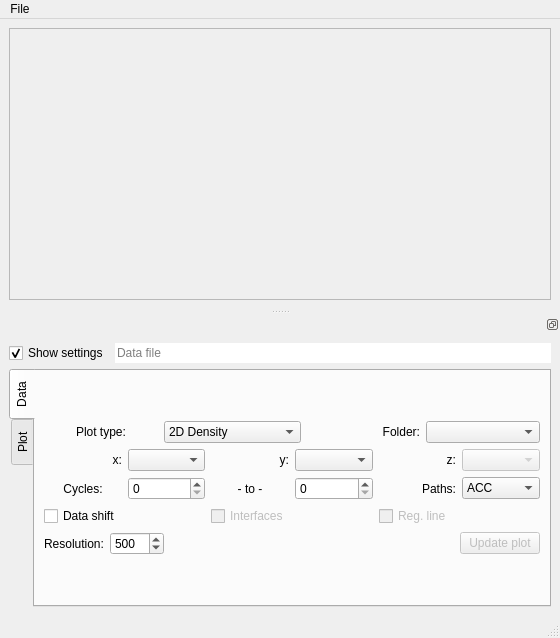
<?xml version="1.0" encoding="UTF-8"?>
<ui version="4.0">
 <class>MainWindow</class>
 <widget class="QMainWindow" name="MainWindow">
  <property name="geometry">
   <rect>
    <x>0</x>
    <y>0</y>
    <width>560</width>
    <height>638</height>
   </rect>
  </property>
  <property name="windowTitle">
   <string>Path visualization</string>
  </property>
  <property name="windowIcon">
   <iconset>
    <normaloff>:/icon/qrc/icon.png</normaloff>:/icon/qrc/icon.png</iconset>
  </property>
  <widget class="QWidget" name="centralwidget">
   <layout class="QVBoxLayout" name="verticalLayout">
    <item>
     <widget class="QFrame" name="mainFrame">
      <property name="sizePolicy">
       <sizepolicy hsizetype="Expanding" vsizetype="Expanding">
        <horstretch>0</horstretch>
        <verstretch>0</verstretch>
       </sizepolicy>
      </property>
      <property name="frameShape">
       <enum>QFrame::StyledPanel</enum>
      </property>
      <property name="frameShadow">
       <enum>QFrame::Raised</enum>
      </property>
     </widget>
    </item>
   </layout>
  </widget>
  <widget class="QStatusBar" name="statusbar"/>
  <widget class="QDockWidget" name="dockWidget">
   <property name="windowIcon">
    <iconset>
     <normaloff>:/icon/qrc/icon.png</normaloff>:/icon/qrc/icon.png</iconset>
   </property>
   <property name="features">
    <set>QDockWidget::DockWidgetFloatable|QDockWidget::DockWidgetMovable</set>
   </property>
   <attribute name="dockWidgetArea">
    <number>8</number>
   </attribute>
   <widget class="QWidget" name="dockWidgetContents">
    <layout class="QGridLayout" name="gridLayout_2">
     <item row="0" column="1">
      <layout class="QHBoxLayout" name="horizontalLayout_6">
       <item>
        <widget class="QCheckBox" name="showWidgetChk">
         <property name="text">
          <string>Show settings</string>
         </property>
         <property name="checked">
          <bool>true</bool>
         </property>
        </widget>
       </item>
       <item>
        <widget class="QLineEdit" name="filenameLine">
         <property name="frame">
          <bool>false</bool>
         </property>
         <property name="readOnly">
          <bool>true</bool>
         </property>
         <property name="placeholderText">
          <string>Data file</string>
         </property>
         <property name="clearButtonEnabled">
          <bool>false</bool>
         </property>
        </widget>
       </item>
      </layout>
     </item>
     <item row="2" column="1">
      <widget class="QTabWidget" name="dockTabs">
       <property name="enabled">
        <bool>true</bool>
       </property>
       <property name="toolTip">
        <string/>
       </property>
       <property name="tabPosition">
        <enum>QTabWidget::West</enum>
       </property>
       <property name="tabShape">
        <enum>QTabWidget::Rounded</enum>
       </property>
       <property name="currentIndex">
        <number>0</number>
       </property>
       <property name="iconSize">
        <size>
         <width>10</width>
         <height>10</height>
        </size>
       </property>
       <property name="elideMode">
        <enum>Qt::ElideNone</enum>
       </property>
       <property name="tabsClosable">
        <bool>false</bool>
       </property>
       <property name="movable">
        <bool>false</bool>
       </property>
       <property name="tabBarAutoHide">
        <bool>false</bool>
       </property>
       <widget class="QWidget" name="datasettingTab">
        <attribute name="title">
         <string>Data</string>
        </attribute>
        <layout class="QGridLayout" name="gridLayout_5">
         <item row="0" column="0">
          <layout class="QVBoxLayout" name="verticalLayout_3">
           <item>
            <layout class="QHBoxLayout" name="horizontalLayout_5">
             <item>
              <widget class="QLabel" name="label_10">
               <property name="text">
                <string>Plot type:</string>
               </property>
               <property name="alignment">
                <set>Qt::AlignCenter</set>
               </property>
              </widget>
             </item>
             <item>
              <widget class="QComboBox" name="plotTypeComBox">
               <property name="toolTip">
                <string>&lt;html&gt;&lt;head/&gt;&lt;body&gt;&lt;p&gt;Choose the plot type for illustration of the order parameter (OP) data values x,y (and z, depending).&lt;/p&gt;&lt;p&gt;&lt;span style=&quot; text-decoration: underline;&quot;&gt;2D Density&lt;/span&gt;&lt;br/&gt;A 2-dimensional histogram, where data set is mapped to a X*X grid (X = grid resolution), and density of each gridpoint is mapped to a color gradient.&lt;/p&gt;&lt;p&gt;&lt;span style=&quot; text-decoration: underline;&quot;&gt;2D Density (weighted)&lt;/span&gt;&lt;br/&gt;Same as above, but accepted paths (if chosen) will be re-weighted statistically (re-counted) before plotting.&lt;/p&gt;&lt;p&gt;&lt;span style=&quot; text-decoration: underline;&quot;&gt;3D Surface&lt;/span&gt;&lt;br/&gt;An interpolated surface of x-, y-, and z-data mapped to a X*X grid and colored by a gradient of the interpolated z-values of the grid.&lt;/p&gt;&lt;p&gt;&lt;span style=&quot; text-decoration: underline;&quot;&gt;2D Contour&lt;/span&gt;&lt;br/&gt;An interpolated contour plot of x-, y- and z-data mapped to a X*X grid and colored by a gradient of the interpolated z-values of the grid&lt;/p&gt;&lt;p&gt;&lt;span style=&quot; text-decoration: underline;&quot;&gt;2D Contour (filled)&lt;/span&gt;&lt;br/&gt;Same as above, but contour lines are now filled in, giving a rough 2-dimensional surface of the z-values.&lt;/p&gt;&lt;p&gt;&lt;span style=&quot; text-decoration: underline;&quot;&gt;3D Contour&lt;/span&gt;&lt;br/&gt;Same exact plot as the 2-dimensional, but projected in 3 dimensions.&lt;/p&gt;&lt;p&gt;&lt;span style=&quot; text-decoration: underline;&quot;&gt;3D Contour (filled)&lt;/span&gt;&lt;br/&gt;Same exact plot as the 2-dimensional, but projected in 3 dimensions.&lt;/p&gt;&lt;p&gt;&lt;span style=&quot; text-decoration: underline;&quot;&gt;2D Scatter&lt;/span&gt;&lt;br/&gt;A 2-dimensional scatter plot of x-, y- and z-data. The z-data is mapped to a color gradient. &lt;br/&gt;&lt;span style=&quot; font-weight:600; font-style:italic;&quot;&gt;NB!&lt;/span&gt; This plot shows &lt;span style=&quot; text-decoration: underline;&quot;&gt;all&lt;/span&gt; data points, and will therefore be much more resource-demanding than the other plots.&lt;/p&gt;&lt;p&gt;&lt;span style=&quot; text-decoration: underline;&quot;&gt;3D Scatter&lt;/span&gt;&lt;br/&gt;Same exact plot as the 2-dimensional, but projected in 3 dimensions.&lt;/p&gt;&lt;/body&gt;&lt;/html&gt;</string>
               </property>
               <item>
                <property name="text">
                 <string>2D Density</string>
                </property>
               </item>
               <item>
                <property name="text">
                 <string>2D Density (weight)</string>
                </property>
               </item>
               <item>
                <property name="text">
                 <string>3D Surface</string>
                </property>
               </item>
               <item>
                <property name="text">
                 <string>2D Contour</string>
                </property>
               </item>
               <item>
                <property name="text">
                 <string>2D Contour (filled)</string>
                </property>
               </item>
               <item>
                <property name="text">
                 <string>3D Contour</string>
                </property>
               </item>
               <item>
                <property name="text">
                 <string>3D Contour (filled)</string>
                </property>
               </item>
               <item>
                <property name="text">
                 <string>2D Scatter</string>
                </property>
               </item>
               <item>
                <property name="text">
                 <string>3D Scatter</string>
                </property>
               </item>
              </widget>
             </item>
             <item>
              <widget class="QLabel" name="label_3">
               <property name="text">
                <string>Folder:</string>
               </property>
               <property name="alignment">
                <set>Qt::AlignRight|Qt::AlignTrailing|Qt::AlignVCenter</set>
               </property>
              </widget>
             </item>
             <item>
              <widget class="QComboBox" name="folderComBox">
               <property name="toolTip">
                <string>&lt;html&gt;&lt;head/&gt;&lt;body&gt;&lt;p&gt;Choose the folder/ensemble that should be displayed in the plot. Folders are commonly named '00*', going from *=0 and up. In a RETIS simulation, folder '000' corresponds to the [0&lt;span style=&quot; vertical-align:super;&quot;&gt;-&lt;/span&gt;]-ensemble, folder '001' to [0&lt;span style=&quot; vertical-align:super;&quot;&gt;+&lt;/span&gt;], and so on..&lt;/p&gt;&lt;/body&gt;&lt;/html&gt;</string>
               </property>
               <property name="whatsThis">
                <string>&lt;html&gt;&lt;head/&gt;&lt;body&gt;&lt;p&gt;&lt;br/&gt;&lt;/p&gt;&lt;/body&gt;&lt;/html&gt;</string>
               </property>
              </widget>
             </item>
            </layout>
           </item>
           <item>
            <layout class="QHBoxLayout" name="horizontalLayout">
             <item>
              <widget class="QLabel" name="label_11">
               <property name="text">
                <string>x:</string>
               </property>
               <property name="alignment">
                <set>Qt::AlignRight|Qt::AlignTrailing|Qt::AlignVCenter</set>
               </property>
              </widget>
             </item>
             <item>
              <widget class="QComboBox" name="firstOpComBox">
               <property name="toolTip">
                <string>&lt;html&gt;&lt;head/&gt;&lt;body&gt;&lt;p&gt;Choice of first data value to use in plotting of the x-axis&lt;/p&gt;&lt;/body&gt;&lt;/html&gt;</string>
               </property>
              </widget>
             </item>
             <item>
              <widget class="QLabel" name="label_5">
               <property name="text">
                <string>y:</string>
               </property>
               <property name="alignment">
                <set>Qt::AlignRight|Qt::AlignTrailing|Qt::AlignVCenter</set>
               </property>
              </widget>
             </item>
             <item>
              <widget class="QComboBox" name="secondOpComBox">
               <property name="toolTip">
                <string>&lt;html&gt;&lt;head/&gt;&lt;body&gt;&lt;p&gt;Choice of second data value to use in plotting of the y-axis&lt;br/&gt;(Be careful when choosing data values below the separator in list, may not work for&lt;/p&gt;&lt;p&gt;all the different plots - Density in particular)&lt;/p&gt;&lt;/body&gt;&lt;/html&gt;</string>
               </property>
              </widget>
             </item>
             <item>
              <widget class="QLabel" name="label">
               <property name="text">
                <string>z:</string>
               </property>
               <property name="alignment">
                <set>Qt::AlignRight|Qt::AlignTrailing|Qt::AlignVCenter</set>
               </property>
              </widget>
             </item>
             <item>
              <widget class="QComboBox" name="energyComBox">
               <property name="enabled">
                <bool>false</bool>
               </property>
               <property name="toolTip">
                <string>&lt;html&gt;&lt;head/&gt;&lt;body&gt;&lt;p&gt;Choice of third data value to use in plotting or the z-axis or map to color gradient in 2D cases (not density plots)&lt;/p&gt;&lt;/body&gt;&lt;/html&gt;</string>
               </property>
              </widget>
             </item>
            </layout>
           </item>
           <item>
            <layout class="QHBoxLayout" name="horizontalLayout_2">
             <item>
              <widget class="QLabel" name="label_2">
               <property name="text">
                <string>Cycles:</string>
               </property>
               <property name="alignment">
                <set>Qt::AlignCenter</set>
               </property>
              </widget>
             </item>
             <item>
              <widget class="QSpinBox" name="minCyclSpin">
               <property name="toolTip">
                <string>&lt;html&gt;&lt;head/&gt;&lt;body&gt;&lt;p&gt;The lower bound of cycle number span used in plotting. Data from cycles equal to or higher than this number will be used.&lt;/p&gt;&lt;/body&gt;&lt;/html&gt;</string>
               </property>
              </widget>
             </item>
             <item>
              <widget class="QLabel" name="label_13">
               <property name="text">
                <string>- to -</string>
               </property>
               <property name="alignment">
                <set>Qt::AlignCenter</set>
               </property>
              </widget>
             </item>
             <item>
              <widget class="QSpinBox" name="maxCyclSpin">
               <property name="toolTip">
                <string>&lt;html&gt;&lt;head/&gt;&lt;body&gt;&lt;p&gt;The upper bound of cycle number span used in plotting. Data from cycles between lower bound and up to and including this number will be used.&lt;/p&gt;&lt;/body&gt;&lt;/html&gt;</string>
               </property>
              </widget>
             </item>
             <item>
              <widget class="QLabel" name="label_6">
               <property name="text">
                <string>Paths:</string>
               </property>
               <property name="alignment">
                <set>Qt::AlignRight|Qt::AlignTrailing|Qt::AlignVCenter</set>
               </property>
              </widget>
             </item>
             <item>
              <widget class="QComboBox" name="accComBox">
               <property name="toolTip">
                <string>&lt;html&gt;&lt;head/&gt;&lt;body&gt;&lt;p&gt;Choose types of path shown in plotting. &lt;br/&gt;ACC - Returns only &amp;quot;accepted&amp;quot; paths by the RETIS/TIS algorithm to plotting.&lt;/p&gt;&lt;p&gt;REJ - Returns only &amp;quot;rejected&amp;quot; paths by the algorithm. Being too long, not connecting/crossing relevant interfaces, etc.&lt;/p&gt;&lt;p&gt;BOTH - Returns both cases, all paths, to plotting.&lt;/p&gt;&lt;/body&gt;&lt;/html&gt;</string>
               </property>
               <item>
                <property name="text">
                 <string>ACC</string>
                </property>
               </item>
               <item>
                <property name="text">
                 <string>REJ</string>
                </property>
               </item>
               <item>
                <property name="text">
                 <string>BOTH</string>
                </property>
               </item>
              </widget>
             </item>
            </layout>
           </item>
           <item>
            <layout class="QHBoxLayout" name="horizontalLayout_3">
             <item>
              <widget class="QCheckBox" name="dataShiftChkBtn">
               <property name="toolTip">
                <string>&lt;html&gt;&lt;head/&gt;&lt;body&gt;&lt;p&gt;If checked will allow the program to shift the data periodically in order to reduce spread / increase linear correlation along either x- or y-axis, or both.&lt;br/&gt;Mostly useful in cases where one order parameter (OP) is an angle, and values loop from min to max, i.e. 180=-180 (or in radians, etc.)&lt;/p&gt;&lt;p&gt;Since the very first OP is used to define the reaction, this parameter - if chosen for plotting - will &lt;span style=&quot; font-weight:600;&quot;&gt;never&lt;/span&gt; be shifted, as this can cause major visual inconsistencies.&lt;/p&gt;&lt;/body&gt;&lt;/html&gt;</string>
               </property>
               <property name="text">
                <string>Data shift</string>
               </property>
              </widget>
             </item>
             <item>
              <widget class="QCheckBox" name="intShowChkBtn">
               <property name="enabled">
                <bool>false</bool>
               </property>
               <property name="toolTip">
                <string>&lt;html&gt;&lt;head/&gt;&lt;body&gt;&lt;p&gt;If checked will plot a set of interface lines (if 2D case) or planes (if 3D case) &lt;span style=&quot; font-weight:600;&quot;&gt;only&lt;/span&gt; when x-axis uses the order parameter defining the reaction (the very first OP).&lt;/p&gt;&lt;/body&gt;&lt;/html&gt;</string>
               </property>
               <property name="text">
                <string>Interfaces</string>
               </property>
               <property name="tristate">
                <bool>false</bool>
               </property>
              </widget>
             </item>
             <item>
              <widget class="QCheckBox" name="regLineChkBtn">
               <property name="enabled">
                <bool>false</bool>
               </property>
               <property name="toolTip">
                <string>&lt;html&gt;&lt;head/&gt;&lt;body&gt;&lt;p&gt;If checked, will plot a linear regression line in the plot (only 2D cases), showing general correlation of data between the two chosen order parameters.&lt;br/&gt;Plots a legend in the plot, with the linear function derived from the regression and the &amp;quot;R squared&amp;quot;-value of correlation.&lt;/p&gt;&lt;/body&gt;&lt;/html&gt;</string>
               </property>
               <property name="text">
                <string>Reg. line</string>
               </property>
              </widget>
             </item>
            </layout>
           </item>
           <item>
            <layout class="QHBoxLayout" name="horizontalLayout_4">
             <item>
              <widget class="QLabel" name="label_4">
               <property name="text">
                <string>Resolution:</string>
               </property>
               <property name="alignment">
                <set>Qt::AlignCenter</set>
               </property>
              </widget>
             </item>
             <item>
              <widget class="QSpinBox" name="resSpinBox">
               <property name="toolTip">
                <string>&lt;html&gt;&lt;head/&gt;&lt;body&gt;&lt;p&gt;Used as:&lt;/p&gt;&lt;p&gt;1. The resolution used by density plots to map all data values to a grid of size N*N, and the density of each gridpoint calculated and mapped.&lt;br/&gt;2. The resolution of a similar grid as in 1., but instead of calculating (counting) number of points at each gridpoint, attempt to interpolate the z-value at each gridpoint from all values located at the gridpoint in order to create a surface for plotting in Surface/Contour plots.&lt;br/&gt;3. As a value to be used for scatter plot dot size: scat_size = N/100&lt;/p&gt;&lt;/body&gt;&lt;/html&gt;</string>
               </property>
               <property name="wrapping">
                <bool>false</bool>
               </property>
               <property name="minimum">
                <number>10</number>
               </property>
               <property name="maximum">
                <number>4000</number>
               </property>
               <property name="singleStep">
                <number>10</number>
               </property>
               <property name="value">
                <number>500</number>
               </property>
              </widget>
             </item>
             <item>
              <spacer name="horizontalSpacer_3">
               <property name="orientation">
                <enum>Qt::Horizontal</enum>
               </property>
               <property name="sizeHint" stdset="0">
                <size>
                 <width>40</width>
                 <height>20</height>
                </size>
               </property>
              </spacer>
             </item>
             <item>
              <widget class="QPushButton" name="updateBtn">
               <property name="enabled">
                <bool>false</bool>
               </property>
               <property name="toolTip">
                <string>&lt;html&gt;&lt;head/&gt;&lt;body&gt;&lt;p&gt;When the desired settings are set, press button to update plot.&lt;/p&gt;&lt;/body&gt;&lt;/html&gt;</string>
               </property>
               <property name="text">
                <string>Update plot</string>
               </property>
              </widget>
             </item>
            </layout>
           </item>
          </layout>
         </item>
        </layout>
       </widget>
       <widget class="QWidget" name="plotsettingsTab">
        <property name="enabled">
         <bool>true</bool>
        </property>
        <attribute name="title">
         <string>Plot</string>
        </attribute>
        <layout class="QGridLayout" name="gridLayout">
         <item row="1" column="0" rowspan="2" colspan="2">
          <layout class="QGridLayout" name="gridLayout_3">
           <item row="1" column="4">
            <widget class="QCheckBox" name="cbarChkBtn">
             <property name="toolTip">
              <string>&lt;html&gt;&lt;head/&gt;&lt;body&gt;&lt;p&gt;Show/hide the colorbar in the plot&lt;/p&gt;&lt;/body&gt;&lt;/html&gt;</string>
             </property>
             <property name="text">
              <string>Show colorbar</string>
             </property>
             <property name="checked">
              <bool>true</bool>
             </property>
            </widget>
           </item>
           <item row="2" column="3">
            <widget class="QLineEdit" name="xmaxLine">
             <property name="text">
              <string>0</string>
             </property>
            </widget>
           </item>
           <item row="3" column="0">
            <widget class="QLabel" name="label_16">
             <property name="text">
              <string>ymin</string>
             </property>
            </widget>
           </item>
           <item row="2" column="1">
            <widget class="QLineEdit" name="xminLine">
             <property name="text">
              <string>0</string>
             </property>
            </widget>
           </item>
           <item row="2" column="4">
            <layout class="QHBoxLayout" name="horizontalLayout_7">
             <item>
              <spacer name="horizontalSpacer_2">
               <property name="orientation">
                <enum>Qt::Horizontal</enum>
               </property>
               <property name="sizeHint" stdset="0">
                <size>
                 <width>40</width>
                 <height>20</height>
                </size>
               </property>
              </spacer>
             </item>
             <item>
              <widget class="QPushButton" name="previewBtn">
               <property name="toolTip">
                <string>&lt;html&gt;&lt;head/&gt;&lt;body&gt;&lt;p&gt;Updates the figure in the plot.&lt;br/&gt;(just the visuals defined here, not changing any data loaded)&lt;/p&gt;&lt;/body&gt;&lt;/html&gt;</string>
               </property>
               <property name="text">
                <string>Update plot</string>
               </property>
              </widget>
             </item>
             <item>
              <spacer name="horizontalSpacer">
               <property name="orientation">
                <enum>Qt::Horizontal</enum>
               </property>
               <property name="sizeHint" stdset="0">
                <size>
                 <width>40</width>
                 <height>20</height>
                </size>
               </property>
              </spacer>
             </item>
            </layout>
           </item>
           <item row="3" column="1">
            <widget class="QLineEdit" name="yminLine">
             <property name="text">
              <string>0</string>
             </property>
            </widget>
           </item>
           <item row="3" column="2">
            <widget class="QLabel" name="label_17">
             <property name="text">
              <string>ymax</string>
             </property>
            </widget>
           </item>
           <item row="2" column="0">
            <widget class="QLabel" name="label_12">
             <property name="text">
              <string>xmin</string>
             </property>
            </widget>
           </item>
           <item row="2" column="2">
            <widget class="QLabel" name="label_15">
             <property name="text">
              <string>xmax</string>
             </property>
            </widget>
           </item>
           <item row="3" column="4">
            <layout class="QHBoxLayout" name="horizontalLayout_8">
             <item>
              <spacer name="horizontalSpacer_4">
               <property name="orientation">
                <enum>Qt::Horizontal</enum>
               </property>
               <property name="sizeHint" stdset="0">
                <size>
                 <width>40</width>
                 <height>20</height>
                </size>
               </property>
              </spacer>
             </item>
             <item>
              <widget class="QPushButton" name="saveFigBtn">
               <property name="toolTip">
                <string>&lt;html&gt;&lt;head/&gt;&lt;body&gt;&lt;p&gt;Save current figure as a *.png file&lt;/p&gt;&lt;/body&gt;&lt;/html&gt;</string>
               </property>
               <property name="text">
                <string>Save</string>
               </property>
              </widget>
             </item>
             <item>
              <spacer name="horizontalSpacer_5">
               <property name="orientation">
                <enum>Qt::Horizontal</enum>
               </property>
               <property name="sizeHint" stdset="0">
                <size>
                 <width>40</width>
                 <height>20</height>
                </size>
               </property>
              </spacer>
             </item>
            </layout>
           </item>
           <item row="3" column="3">
            <widget class="QLineEdit" name="ymaxLine">
             <property name="text">
              <string>0</string>
             </property>
            </widget>
           </item>
           <item row="0" column="4">
            <widget class="QComboBox" name="cmapComBox">
             <property name="toolTip">
              <string>&lt;html&gt;&lt;head/&gt;&lt;body&gt;&lt;p&gt;Some choices of colormaps to use when plotting.&lt;br/&gt;For more choices, enter the name of the matplotlib.cm&lt;br/&gt;colormap you would like, and press &amp;lt;ENTER&amp;gt; or Update plot.&lt;/p&gt;&lt;/body&gt;&lt;/html&gt;</string>
             </property>
             <property name="editable">
              <bool>true</bool>
             </property>
             <item>
              <property name="text">
               <string>viridis</string>
              </property>
             </item>
             <item>
              <property name="text">
               <string>jet</string>
              </property>
             </item>
             <item>
              <property name="text">
               <string>plasma</string>
              </property>
             </item>
             <item>
              <property name="text">
               <string>inferno</string>
              </property>
             </item>
             <item>
              <property name="text">
               <string>magma</string>
              </property>
             </item>
             <item>
              <property name="text">
               <string>YlOrBr</string>
              </property>
             </item>
             <item>
              <property name="text">
               <string>YlOrRd</string>
              </property>
             </item>
             <item>
              <property name="text">
               <string>YlGnBu</string>
              </property>
             </item>
             <item>
              <property name="text">
               <string>YlGn</string>
              </property>
             </item>
             <item>
              <property name="text">
               <string>cool</string>
              </property>
             </item>
             <item>
              <property name="text">
               <string>hot</string>
              </property>
             </item>
             <item>
              <property name="text">
               <string>copper</string>
              </property>
             </item>
             <item>
              <property name="text">
               <string>PiYG</string>
              </property>
             </item>
             <item>
              <property name="text">
               <string>Spectral</string>
              </property>
             </item>
             <item>
              <property name="text">
               <string>coolwarm</string>
              </property>
             </item>
             <item>
              <property name="text">
               <string>seismic</string>
              </property>
             </item>
             <item>
              <property name="text">
               <string>gist_rainbow</string>
              </property>
             </item>
             <item>
              <property name="text">
               <string>rainbow</string>
              </property>
             </item>
             <item>
              <property name="text">
               <string>brg</string>
              </property>
             </item>
             <item>
              <property name="text">
               <string>terrain</string>
              </property>
             </item>
             <item>
              <property name="text">
               <string>binary</string>
              </property>
             </item>
             <item>
              <property name="text">
               <string>BuGn</string>
              </property>
             </item>
             <item>
              <property name="text">
               <string>hot_r</string>
              </property>
             </item>
             <item>
              <property name="text">
               <string>bone_r</string>
              </property>
             </item>
             <item>
              <property name="text">
               <string>pink_r</string>
              </property>
             </item>
            </widget>
           </item>
           <item row="0" column="2" colspan="2">
            <widget class="QLabel" name="label_7">
             <property name="text">
              <string>Colormap:</string>
             </property>
             <property name="alignment">
              <set>Qt::AlignRight|Qt::AlignTrailing|Qt::AlignVCenter</set>
             </property>
            </widget>
           </item>
           <item row="1" column="0" colspan="4">
            <widget class="QLabel" name="label_14">
             <property name="toolTip">
              <string>&lt;html&gt;&lt;head/&gt;&lt;body&gt;&lt;p&gt;Zoom in the plot by defining min and max values of x and y coordinates&lt;/p&gt;&lt;/body&gt;&lt;/html&gt;</string>
             </property>
             <property name="text">
              <string>Axes range:</string>
             </property>
             <property name="alignment">
              <set>Qt::AlignBottom|Qt::AlignHCenter</set>
             </property>
            </widget>
           </item>
           <item row="4" column="0">
            <widget class="QLabel" name="label_19">
             <property name="text">
              <string>zmin</string>
             </property>
            </widget>
           </item>
           <item row="4" column="2">
            <widget class="QLabel" name="label_20">
             <property name="text">
              <string>zmax</string>
             </property>
            </widget>
           </item>
           <item row="4" column="1">
            <widget class="QLineEdit" name="zminLine">
             <property name="text">
              <string>0</string>
             </property>
            </widget>
           </item>
           <item row="4" column="3">
            <widget class="QLineEdit" name="zmaxLine">
             <property name="text">
              <string>0</string>
             </property>
            </widget>
           </item>
          </layout>
         </item>
         <item row="3" column="0" rowspan="2" colspan="2">
          <layout class="QGridLayout" name="gridLayout_4">
           <item row="1" column="0">
            <layout class="QHBoxLayout" name="horizontalLayout_14">
             <item>
              <widget class="QLabel" name="label_18">
               <property name="enabled">
                <bool>false</bool>
               </property>
               <property name="text">
                <string>Title:</string>
               </property>
              </widget>
             </item>
             <item>
              <widget class="QSpinBox" name="titleSizeSpin">
               <property name="enabled">
                <bool>false</bool>
               </property>
               <property name="toolTip">
                <string>&lt;html&gt;&lt;head/&gt;&lt;body&gt;&lt;p&gt;Font size of title text in plot&lt;/p&gt;&lt;/body&gt;&lt;/html&gt;</string>
               </property>
               <property name="value">
                <number>12</number>
               </property>
              </widget>
             </item>
            </layout>
           </item>
           <item row="0" column="0">
            <widget class="QLabel" name="label_8">
             <property name="enabled">
              <bool>false</bool>
             </property>
             <property name="text">
              <string>Font size:</string>
             </property>
            </widget>
           </item>
           <item row="2" column="0">
            <layout class="QHBoxLayout" name="horizontalLayout_13">
             <item>
              <widget class="QLabel" name="label_9">
               <property name="enabled">
                <bool>false</bool>
               </property>
               <property name="text">
                <string>Axes:</string>
               </property>
               <property name="alignment">
                <set>Qt::AlignRight|Qt::AlignTrailing|Qt::AlignVCenter</set>
               </property>
              </widget>
             </item>
             <item>
              <widget class="QSpinBox" name="axesSizeSpin">
               <property name="enabled">
                <bool>false</bool>
               </property>
               <property name="toolTip">
                <string>&lt;html&gt;&lt;head/&gt;&lt;body&gt;&lt;p&gt;Font size of axis labels (and colorbar) in plot&lt;/p&gt;&lt;/body&gt;&lt;/html&gt;</string>
               </property>
               <property name="value">
                <number>10</number>
               </property>
              </widget>
             </item>
            </layout>
           </item>
           <item row="0" column="1">
            <widget class="QCheckBox" name="showTitleChkBtn">
             <property name="enabled">
              <bool>false</bool>
             </property>
             <property name="toolTip">
              <string>&lt;html&gt;&lt;head/&gt;&lt;body&gt;&lt;p&gt;Show/hide titles of axes and title of plot&lt;/p&gt;&lt;/body&gt;&lt;/html&gt;</string>
             </property>
             <property name="text">
              <string>Show titles/labels</string>
             </property>
            </widget>
           </item>
           <item row="1" column="1">
            <widget class="QLineEdit" name="titleLine">
             <property name="enabled">
              <bool>false</bool>
             </property>
             <property name="toolTip">
              <string>&lt;html&gt;&lt;head/&gt;&lt;body&gt;&lt;p&gt;Title shown in plot.&lt;br/&gt;To edit, change text and press &amp;lt;ENTER&amp;gt;, &lt;br/&gt;or press Update Plot.&lt;/p&gt;&lt;/body&gt;&lt;/html&gt;</string>
             </property>
            </widget>
           </item>
           <item row="2" column="1">
            <layout class="QHBoxLayout" name="horizontalLayout_10">
             <item>
              <widget class="QLineEdit" name="xaxisLabel">
               <property name="enabled">
                <bool>false</bool>
               </property>
               <property name="toolTip">
                <string>&lt;html&gt;&lt;head/&gt;&lt;body&gt;&lt;p&gt;Name/text on x-axis in plot.&lt;br/&gt;To edit, change text and press &amp;lt;ENTER&amp;gt;, &lt;br/&gt;or press Update Plot.&lt;/p&gt;&lt;/body&gt;&lt;/html&gt;</string>
               </property>
              </widget>
             </item>
             <item>
              <widget class="QLineEdit" name="yaxisLabel">
               <property name="enabled">
                <bool>false</bool>
               </property>
               <property name="toolTip">
                <string>&lt;html&gt;&lt;head/&gt;&lt;body&gt;&lt;p&gt;Name/text on x-axis in plot.&lt;br/&gt;To edit, change text and press &amp;lt;ENTER&amp;gt;, &lt;br/&gt;or press Update Plot.&lt;/p&gt;&lt;/body&gt;&lt;/html&gt;</string>
               </property>
              </widget>
             </item>
             <item>
              <widget class="QLineEdit" name="zaxisLabel">
               <property name="enabled">
                <bool>false</bool>
               </property>
               <property name="toolTip">
                <string>&lt;html&gt;&lt;head/&gt;&lt;body&gt;&lt;p&gt;Name/text on x-axis in plot.&lt;br/&gt;To edit, change text and press &amp;lt;ENTER&amp;gt;, &lt;br/&gt;or press Update Plot.&lt;/p&gt;&lt;/body&gt;&lt;/html&gt;</string>
               </property>
              </widget>
             </item>
            </layout>
           </item>
          </layout>
         </item>
        </layout>
       </widget>
      </widget>
     </item>
    </layout>
   </widget>
  </widget>
  <widget class="QMenuBar" name="menuBar">
   <property name="geometry">
    <rect>
     <x>0</x>
     <y>0</y>
     <width>560</width>
     <height>22</height>
    </rect>
   </property>
   <widget class="QMenu" name="menuFile">
    <property name="title">
     <string>File</string>
    </property>
    <widget class="QMenu" name="menuSave_data_as">
     <property name="title">
      <string>Save data as...</string>
     </property>
     <addaction name="action_sim_hdf5"/>
     <addaction name="action_sim_pickle"/>
    </widget>
    <widget class="QMenu" name="menuSave_figure_as">
     <property name="title">
      <string>Save figure as...</string>
     </property>
     <addaction name="action_datafile"/>
     <addaction name="action_hdf5"/>
     <addaction name="action_makefig_script"/>
     <addaction name="action_pickle"/>
     <addaction name="action_png"/>
     <addaction name="action_json"/>
    </widget>
    <addaction name="action_Load_data"/>
    <addaction name="menuSave_data_as"/>
    <addaction name="menuSave_figure_as"/>
    <addaction name="actionExit"/>
   </widget>
   <addaction name="menuFile"/>
  </widget>
  <action name="actionExit">
   <property name="text">
    <string>Exit</string>
   </property>
  </action>
  <action name="action_png">
   <property name="text">
    <string>.png</string>
   </property>
  </action>
  <action name="action_Load_data">
   <property name="text">
    <string>Load data</string>
   </property>
  </action>
  <action name="action_pickle">
   <property name="text">
    <string>.pickle</string>
   </property>
  </action>
  <action name="action_sim_pickle">
   <property name="text">
    <string>.pickle</string>
   </property>
  </action>
  <action name="action_hdf5">
   <property name="text">
    <string>.hdf5</string>
   </property>
  </action>
  <action name="action_sim_hdf5">
   <property name="text">
    <string>.hdf5</string>
   </property>
  </action>
  <action name="action_json">
   <property name="text">
    <string>.json</string>
   </property>
  </action>
  <action name="action_makefig_script">
   <property name="text">
    <string>.py script</string>
   </property>
  </action>
  <action name="action_datafile">
   <property name="text">
    <string>.txt</string>
   </property>
  </action>
 </widget>
 <tabstops>
  <tabstop>filenameLine</tabstop>
  <tabstop>plotTypeComBox</tabstop>
  <tabstop>folderComBox</tabstop>
  <tabstop>firstOpComBox</tabstop>
  <tabstop>secondOpComBox</tabstop>
  <tabstop>energyComBox</tabstop>
  <tabstop>minCyclSpin</tabstop>
  <tabstop>maxCyclSpin</tabstop>
  <tabstop>accComBox</tabstop>
  <tabstop>dataShiftChkBtn</tabstop>
  <tabstop>intShowChkBtn</tabstop>
  <tabstop>regLineChkBtn</tabstop>
  <tabstop>resSpinBox</tabstop>
  <tabstop>updateBtn</tabstop>
  <tabstop>cmapComBox</tabstop>
  <tabstop>cbarChkBtn</tabstop>
  <tabstop>xminLine</tabstop>
  <tabstop>xmaxLine</tabstop>
  <tabstop>yminLine</tabstop>
  <tabstop>ymaxLine</tabstop>
  <tabstop>zminLine</tabstop>
  <tabstop>zmaxLine</tabstop>
  <tabstop>previewBtn</tabstop>
  <tabstop>saveFigBtn</tabstop>
  <tabstop>showTitleChkBtn</tabstop>
  <tabstop>titleSizeSpin</tabstop>
  <tabstop>titleLine</tabstop>
  <tabstop>axesSizeSpin</tabstop>
  <tabstop>xaxisLabel</tabstop>
  <tabstop>yaxisLabel</tabstop>
  <tabstop>zaxisLabel</tabstop>
  <tabstop>dockTabs</tabstop>
  <tabstop>showWidgetChk</tabstop>
 </tabstops>
 <resources/>
 <connections>
  <connection>
   <sender>showWidgetChk</sender>
   <signal>toggled(bool)</signal>
   <receiver>dockTabs</receiver>
   <slot>setVisible(bool)</slot>
   <hints>
    <hint type="sourcelabel">
     <x>130</x>
     <y>325</y>
    </hint>
    <hint type="destinationlabel">
     <x>331</x>
     <y>425</y>
    </hint>
   </hints>
  </connection>
  <connection>
   <sender>showTitleChkBtn</sender>
   <signal>toggled(bool)</signal>
   <receiver>axesSizeSpin</receiver>
   <slot>setEnabled(bool)</slot>
   <hints>
    <hint type="sourcelabel">
     <x>286</x>
     <y>524</y>
    </hint>
    <hint type="destinationlabel">
     <x>139</x>
     <y>593</y>
    </hint>
   </hints>
  </connection>
  <connection>
   <sender>showTitleChkBtn</sender>
   <signal>toggled(bool)</signal>
   <receiver>titleSizeSpin</receiver>
   <slot>setEnabled(bool)</slot>
   <hints>
    <hint type="sourcelabel">
     <x>286</x>
     <y>524</y>
    </hint>
    <hint type="destinationlabel">
     <x>139</x>
     <y>559</y>
    </hint>
   </hints>
  </connection>
  <connection>
   <sender>showTitleChkBtn</sender>
   <signal>toggled(bool)</signal>
   <receiver>titleLine</receiver>
   <slot>setEnabled(bool)</slot>
   <hints>
    <hint type="sourcelabel">
     <x>286</x>
     <y>524</y>
    </hint>
    <hint type="destinationlabel">
     <x>285</x>
     <y>547</y>
    </hint>
   </hints>
  </connection>
  <connection>
   <sender>showTitleChkBtn</sender>
   <signal>toggled(bool)</signal>
   <receiver>xaxisLabel</receiver>
   <slot>setEnabled(bool)</slot>
   <hints>
    <hint type="sourcelabel">
     <x>286</x>
     <y>524</y>
    </hint>
    <hint type="destinationlabel">
     <x>273</x>
     <y>592</y>
    </hint>
   </hints>
  </connection>
  <connection>
   <sender>showTitleChkBtn</sender>
   <signal>toggled(bool)</signal>
   <receiver>yaxisLabel</receiver>
   <slot>setEnabled(bool)</slot>
   <hints>
    <hint type="sourcelabel">
     <x>286</x>
     <y>524</y>
    </hint>
    <hint type="destinationlabel">
     <x>405</x>
     <y>592</y>
    </hint>
   </hints>
  </connection>
  <connection>
   <sender>showTitleChkBtn</sender>
   <signal>toggled(bool)</signal>
   <receiver>zaxisLabel</receiver>
   <slot>setEnabled(bool)</slot>
   <hints>
    <hint type="sourcelabel">
     <x>286</x>
     <y>524</y>
    </hint>
    <hint type="destinationlabel">
     <x>537</x>
     <y>590</y>
    </hint>
   </hints>
  </connection>
  <connection>
   <sender>cbarChkBtn</sender>
   <signal>toggled(bool)</signal>
   <receiver>cmapComBox</receiver>
   <slot>setEnabled(bool)</slot>
   <hints>
    <hint type="sourcelabel">
     <x>492</x>
     <y>398</y>
    </hint>
    <hint type="destinationlabel">
     <x>538</x>
     <y>369</y>
    </hint>
   </hints>
  </connection>
  <connection>
   <sender>cbarChkBtn</sender>
   <signal>toggled(bool)</signal>
   <receiver>label_7</receiver>
   <slot>setEnabled(bool)</slot>
   <hints>
    <hint type="sourcelabel">
     <x>457</x>
     <y>398</y>
    </hint>
    <hint type="destinationlabel">
     <x>372</x>
     <y>369</y>
    </hint>
   </hints>
  </connection>
  <connection>
   <sender>showTitleChkBtn</sender>
   <signal>toggled(bool)</signal>
   <receiver>label_18</receiver>
   <slot>setEnabled(bool)</slot>
   <hints>
    <hint type="sourcelabel">
     <x>186</x>
     <y>520</y>
    </hint>
    <hint type="destinationlabel">
     <x>85</x>
     <y>540</y>
    </hint>
   </hints>
  </connection>
  <connection>
   <sender>showTitleChkBtn</sender>
   <signal>toggled(bool)</signal>
   <receiver>label_9</receiver>
   <slot>setEnabled(bool)</slot>
   <hints>
    <hint type="sourcelabel">
     <x>203</x>
     <y>520</y>
    </hint>
    <hint type="destinationlabel">
     <x>85</x>
     <y>593</y>
    </hint>
   </hints>
  </connection>
  <connection>
   <sender>showTitleChkBtn</sender>
   <signal>toggled(bool)</signal>
   <receiver>label_8</receiver>
   <slot>setEnabled(bool)</slot>
   <hints>
    <hint type="sourcelabel">
     <x>237</x>
     <y>512</y>
    </hint>
    <hint type="destinationlabel">
     <x>98</x>
     <y>513</y>
    </hint>
   </hints>
  </connection>
 </connections>
</ui>
